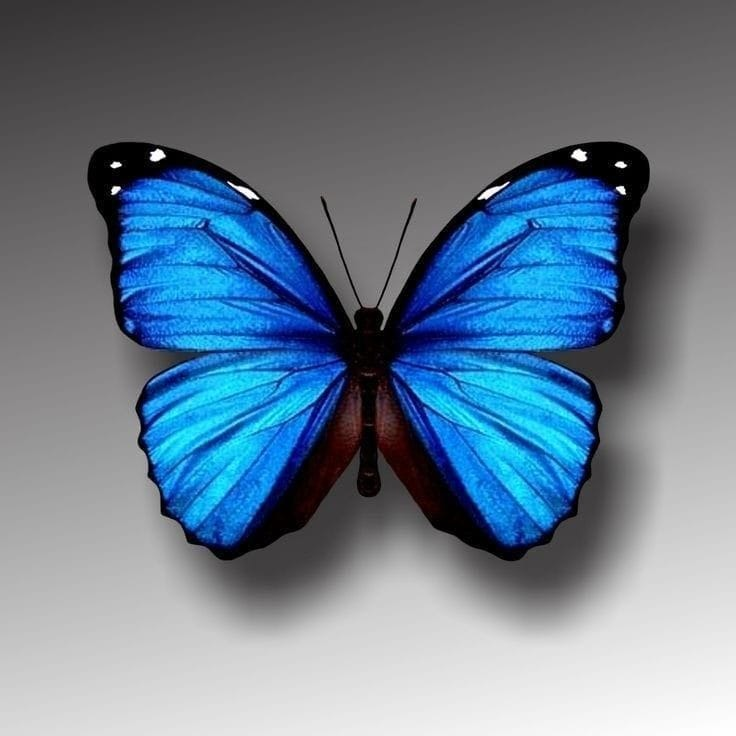
#> input picture assets/butterfly.jpg, 736 x 736 px
$ python remove_bg.py assets/butterfly.jpg assets/painting.jpg
#> lines starting #> are read from the running program, lines starting #| are printed output that depends on the picture
from PIL import Image, ImageDraw
import sys

def remove_background(input_path, output_path):
#> called with input_path = 'assets/butterfly.jpg', output_path = 'assets/painting.jpg'
    print(f"Processing {input_path}...")
    try:
        img = Image.open(input_path).convert("RGBA")

        # Flood fill approach
        # We will flood fill the background with transparent pixels (0,0,0,0)
        # Starting from the corners

        width, height = img.size
#> width = 736; height = 736
        draw = ImageDraw.Draw(img)

        # Seed points: corners and mid-points of edges
        seeds = [
            (0, 0),
            (width-1, 0),
            (0, height-1),
            (width-1, height-1),
            (width//2, 0),
            (width//2, height-1),
            (0, height//2),
            (width-1, height//2)
        ]

        # Tolerance: How different the color can be to still be filled
        # 50 is about 20% difference, should cover gradients/shadows
        # but stop at the high-contrast black/blue edge of the butterfly
        thresh = 60

        for seed in seeds:
            try:
                # Get color at seed to ensure we are filling background
                # If seed is already transparent, skip
                if img.getpixel(seed)[3] == 0:
                    continue

                ImageDraw.floodfill(img, seed, (0, 0, 0, 0), thresh=thresh)
            except Exception as e:
                print(f"Floodfill error at {seed}: {e}")
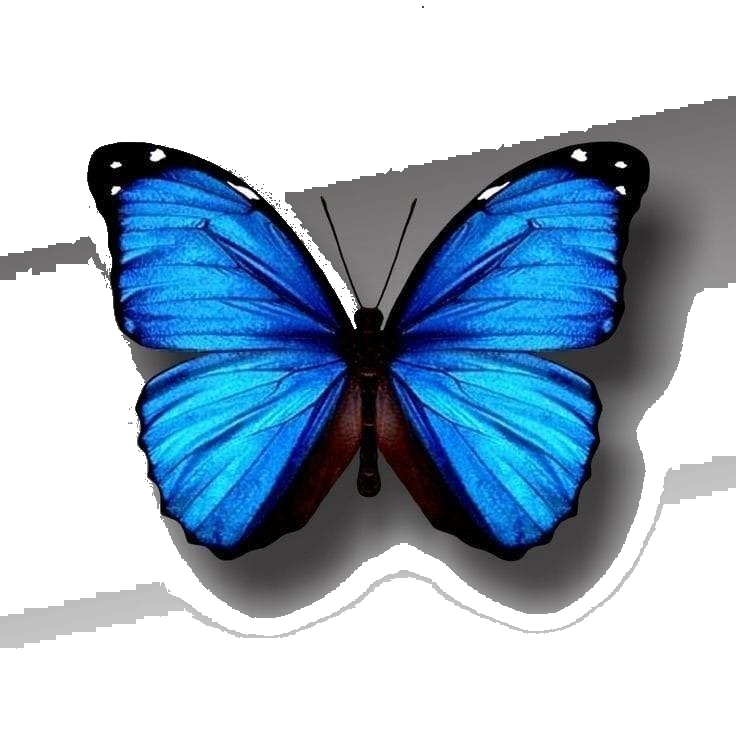
#> img: PIL image 736x736 RGBA; mean R, G, B, A 25.8, 46.2, 64.7, 118.5; transparent parts drawn white

        img.save(output_path)
        print(f"Saved to {output_path}")

    except Exception as e:
        print(f"Error: {e}")

if __name__ == "__main__":
    if len(sys.argv) < 3:
        print("Usage: python remove_bg.py <input> <output>")
    else:
        remove_background(sys.argv[1], sys.argv[2])
